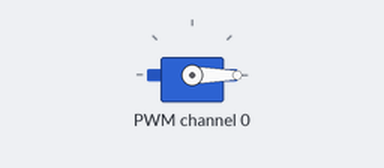
Recording of a program running on a simulated Raspberry Pi (BCM pin numbers). Parts: servo.

Above: at 0.05 s.
At 4.05 s:
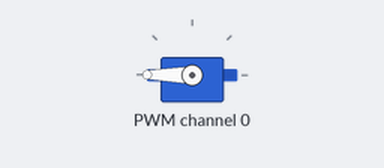
At 8.0 s:
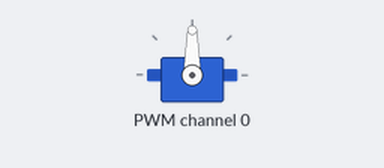
Timing chart, 0 to 10.4 s (numbered marks = the images above):
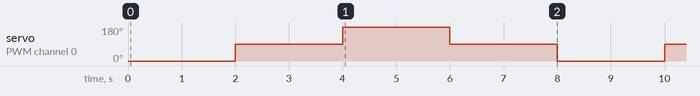

Measured:
- by itself, servo on PWM channel 0: repeats every 8.0 s: 180° 2.0 s, 90° 2.0 s, 0° 2.0 s, 90° 2.0 s

The program:

servo_basic.py
```python
#!/usr/bin/env python3
"""
サーボモーター基本制御プログラム
"""

import time
from adafruit_servokit import ServoKit

# 定数
SERVO_CHANNEL = 0    # 使用するサーボのチャンネル番号
DELAY_TIME = 2       # 動作間の待機時間（秒）


def demo_servo_movement(kit):
    """サーボを0度→90度→180度→90度の順に繰り返し動かす"""
    angles = [0, 90, 180, 90]

    while True:
        for angle in angles:
            kit.servo[SERVO_CHANNEL].angle = angle
            time.sleep(DELAY_TIME)


def main():
    """メイン関数：サーボモーター制御のデモを実行"""
    kit = ServoKit(channels=16)

    try:
        demo_servo_movement(kit)
    except KeyboardInterrupt:
        pass
    finally:
        kit.servo[SERVO_CHANNEL].angle = 90


if __name__ == "__main__":
    main()
```
